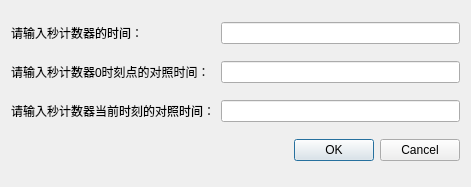
<?xml version="1.0" encoding="UTF-8"?>
<ui version="4.0">
 <class>delayTesting</class>
 <widget class="QDialog" name="delayTesting">
  <property name="geometry">
   <rect>
    <x>0</x>
    <y>0</y>
    <width>471</width>
    <height>187</height>
   </rect>
  </property>
  <property name="windowTitle">
   <string>Dialog</string>
  </property>
  <layout class="QGridLayout" name="gridLayout">
   <item row="0" column="0">
    <widget class="QLabel" name="lbl_text">
     <property name="text">
      <string>请输入秒计数器的时间：</string>
     </property>
    </widget>
   </item>
   <item row="0" column="1">
    <widget class="QLineEdit" name="let_time"/>
   </item>
   <item row="1" column="0">
    <widget class="QLabel" name="label">
     <property name="text">
      <string>请输入秒计数器0时刻点的对照时间：</string>
     </property>
    </widget>
   </item>
   <item row="1" column="1">
    <widget class="QLineEdit" name="let_time_v_0"/>
   </item>
   <item row="2" column="0">
    <widget class="QLabel" name="label_2">
     <property name="text">
      <string>请输入秒计数器当前时刻的对照时间：</string>
     </property>
    </widget>
   </item>
   <item row="2" column="1">
    <widget class="QLineEdit" name="let_time_v_now"/>
   </item>
   <item row="3" column="1">
    <widget class="QDialogButtonBox" name="buttonBox">
     <property name="orientation">
      <enum>Qt::Horizontal</enum>
     </property>
     <property name="standardButtons">
      <set>QDialogButtonBox::Cancel|QDialogButtonBox::Ok</set>
     </property>
    </widget>
   </item>
  </layout>
 </widget>
 <resources/>
 <connections>
  <connection>
   <sender>buttonBox</sender>
   <signal>accepted()</signal>
   <receiver>delayTesting</receiver>
   <slot>accept()</slot>
   <hints>
    <hint type="sourcelabel">
     <x>248</x>
     <y>254</y>
    </hint>
    <hint type="destinationlabel">
     <x>157</x>
     <y>274</y>
    </hint>
   </hints>
  </connection>
  <connection>
   <sender>buttonBox</sender>
   <signal>rejected()</signal>
   <receiver>delayTesting</receiver>
   <slot>reject()</slot>
   <hints>
    <hint type="sourcelabel">
     <x>316</x>
     <y>260</y>
    </hint>
    <hint type="destinationlabel">
     <x>286</x>
     <y>274</y>
    </hint>
   </hints>
  </connection>
 </connections>
</ui>
